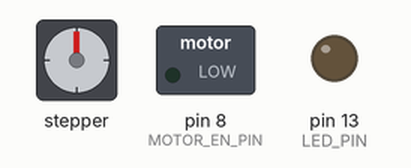
This sketch was run on a simulated Arduino Uno, built with avr-gcc and run on an emulated ATmega328P. Shown: stepper motor, switched loads named in the sketch (green lamp = pin HIGH), output pins drawn as LEDs (lit = HIGH). Stepper angles assume 200 steps per turn.

Above: at 0.1 s.
At 0.5 s:
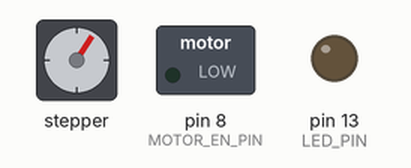
At 1.4 s:
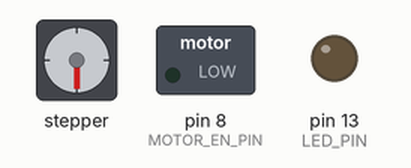
Timing chart, 0 to 2.9 s (numbered marks = the images above):
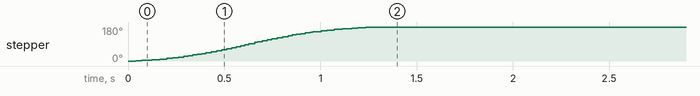

The sketch:

motor_test_flexy.ino
```cpp
//      ******************************************************************
//      *                                                                *
//      *       Example demoing how fast a stepper motor can rotate      *
//      *                                                                *
//      *            S. Reifel & Co.                6/24/2018            *
//      *                                                                *
//      ******************************************************************


// The top speed of a stepper motor is related to many factors.  The motor,
// the load on the motor, the power supply voltage, and this library.
//
// This library can generate a maximum of about 12,500 steps per second
// using an Arduino Uno.  Running just one motor in full step mode, with a
// 200 steps per rotation motor, the maximum speed is about 62 RPS or 3750
// RPM (very few stepper motor can go this fast). Driving one motor in half
// step mode, a maximum speed of 31 RPS or 1875 RPM can be reached.  In
// quarter step mode about 15 RPS or 937 RPM.  Running multiple motors at the
// same time will reduce the maximum speed of each, for example running two
// motors will reduce the maximum step rate by half or more.
//
// Stepper motors will spin fastest when using a power supply voltage that
// is many times higher than the motor's voltage rating.  Don't worry about
// this, the current setting on the driver board keeps the motor protected.
// I often use NEMA 17 motors with a voltage rating around 3V, then power
// my driver board with a 24V supply.  Just make sure that your power supply
// voltage does not exceed the voltage rating of the driver board.  12V
// motors with a 12V supply will have much lower torque at speed than my
// 3V/24V combo.  (Note: NEMA 17 describes the size of the motor, 1.7 inches
// wide)
//
// Smaller motors can typically spin faster than larger ones.  The best way
// to evaluate a motor is by looking at its "torque curve".  Most of the
// stepper motors sold by www.pololu.com have a data sheet on their website
// showing a torque curve (motors sold on Amazon usually do not).
//
//
// Documentation at:
//         https://github.com/Stan-Reifel/SpeedyStepper
//
//
// The motor must be connected to the Arduino with a driver board having a
// "Step and Direction" interface.  It's VERY important that you set the
// motor current first!  Read the driver board's documentation to learn how.

// ***********************************************************************


#include <FlexyStepper.h>


//
// pin assignments
//
const int LED_PIN = 13;
const int MOTOR_STEP_PIN = 4;
const int MOTOR_DIRECTION_PIN = 7;
const int MOTOR_EN_PIN = 8;
int targetPos = 150;


//
// create the stepper motor object
//
FlexyStepper stepper;


void setup()
{
  //
  // setup the LED pin and enable print statements
  //
  pinMode(LED_PIN, OUTPUT);
  Serial.begin(9600);
  pinMode(MOTOR_EN_PIN, OUTPUT);
  digitalWrite(MOTOR_EN_PIN, LOW);


  //
  // connect and configure the stepper motor to its IO pins
  //
  stepper.connectToPins(MOTOR_STEP_PIN, MOTOR_DIRECTION_PIN);
  stepper.setCurrentPositionInSteps(0);
  stepper.setTargetPositionInSteps(targetPos);
}


void loop()
{
  stepper.moveToPositionInSteps(100);
  return;
}
```

Measured:
- by itself, stepper: turns 180° clockwise in 1.3 s
